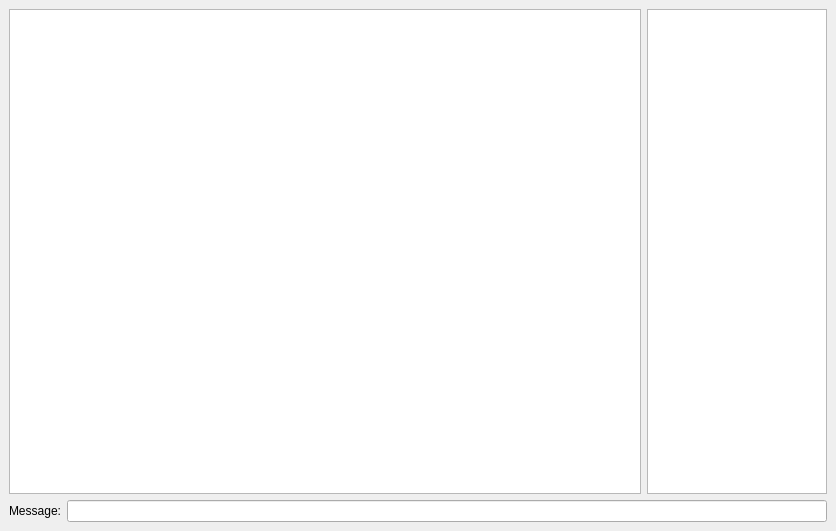
<?xml version="1.0" encoding="UTF-8"?>
<ui version="4.0">
 <class>ChatDialog</class>
 <widget class="QDialog" name="ChatDialog">
  <property name="geometry">
   <rect>
    <x>0</x>
    <y>0</y>
    <width>836</width>
    <height>531</height>
   </rect>
  </property>
  <property name="windowTitle">
   <string>Chat</string>
  </property>
  <layout class="QVBoxLayout">
   <property name="spacing">
    <number>6</number>
   </property>
   <property name="leftMargin">
    <number>9</number>
   </property>
   <property name="topMargin">
    <number>9</number>
   </property>
   <property name="rightMargin">
    <number>9</number>
   </property>
   <property name="bottomMargin">
    <number>9</number>
   </property>
   <item>
    <layout class="QHBoxLayout">
     <property name="spacing">
      <number>6</number>
     </property>
     <property name="leftMargin">
      <number>0</number>
     </property>
     <property name="topMargin">
      <number>0</number>
     </property>
     <property name="rightMargin">
      <number>0</number>
     </property>
     <property name="bottomMargin">
      <number>0</number>
     </property>
     <item>
      <widget class="QTextEdit" name="textEdit">
       <property name="focusPolicy">
        <enum>Qt::NoFocus</enum>
       </property>
       <property name="readOnly">
        <bool>true</bool>
       </property>
      </widget>
     </item>
     <item>
      <widget class="QListWidget" name="listWidget">
       <property name="maximumSize">
        <size>
         <width>180</width>
         <height>16777215</height>
        </size>
       </property>
       <property name="focusPolicy">
        <enum>Qt::NoFocus</enum>
       </property>
      </widget>
     </item>
    </layout>
   </item>
   <item>
    <layout class="QHBoxLayout">
     <property name="spacing">
      <number>6</number>
     </property>
     <property name="leftMargin">
      <number>0</number>
     </property>
     <property name="topMargin">
      <number>0</number>
     </property>
     <property name="rightMargin">
      <number>0</number>
     </property>
     <property name="bottomMargin">
      <number>0</number>
     </property>
     <item>
      <widget class="QLabel" name="label">
       <property name="text">
        <string>Message:</string>
       </property>
      </widget>
     </item>
     <item>
      <widget class="QLineEdit" name="lineEdit"/>
     </item>
    </layout>
   </item>
  </layout>
 </widget>
 <resources/>
 <connections/>
</ui>
